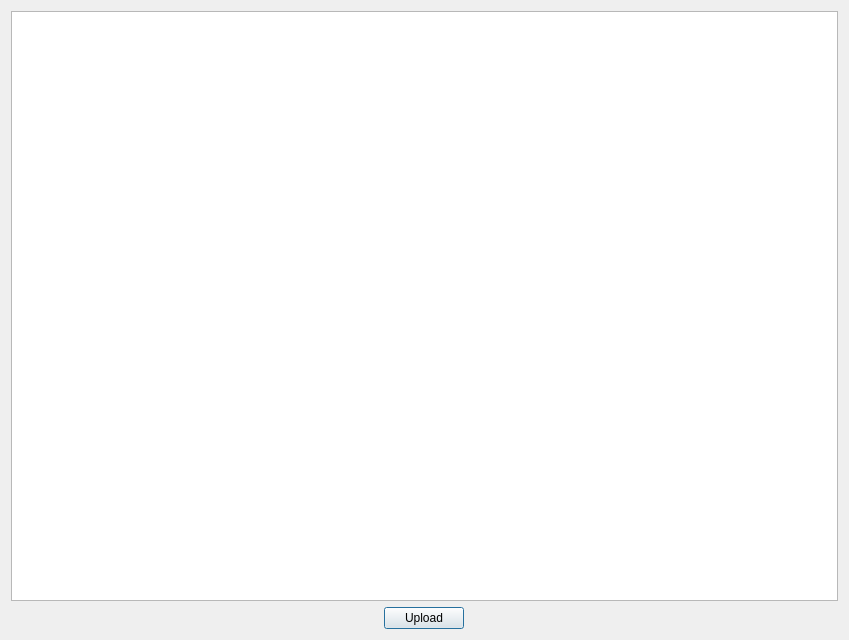
<?xml version="1.0" encoding="UTF-8"?>
<ui version="4.0">
 <class>Dialog</class>
 <widget class="QDialog" name="Dialog">
  <property name="geometry">
   <rect>
    <x>0</x>
    <y>0</y>
    <width>849</width>
    <height>640</height>
   </rect>
  </property>
  <property name="windowTitle">
   <string>Dialog</string>
  </property>
  <layout class="QGridLayout" name="gridLayout">
   <item row="0" column="0">
    <widget class="QTreeWidget" name="Placemarks">
     <attribute name="headerVisible">
      <bool>false</bool>
     </attribute>
     <column>
      <property name="text">
       <string notr="true">1</string>
      </property>
     </column>
    </widget>
   </item>
   <item row="1" column="0" alignment="Qt::AlignHCenter">
    <widget class="QPushButton" name="uploadButton">
     <property name="text">
      <string>Upload</string>
     </property>
    </widget>
   </item>
  </layout>
 </widget>
 <layoutdefault spacing="6" margin="11"/>
 <resources/>
 <connections/>
</ui>
